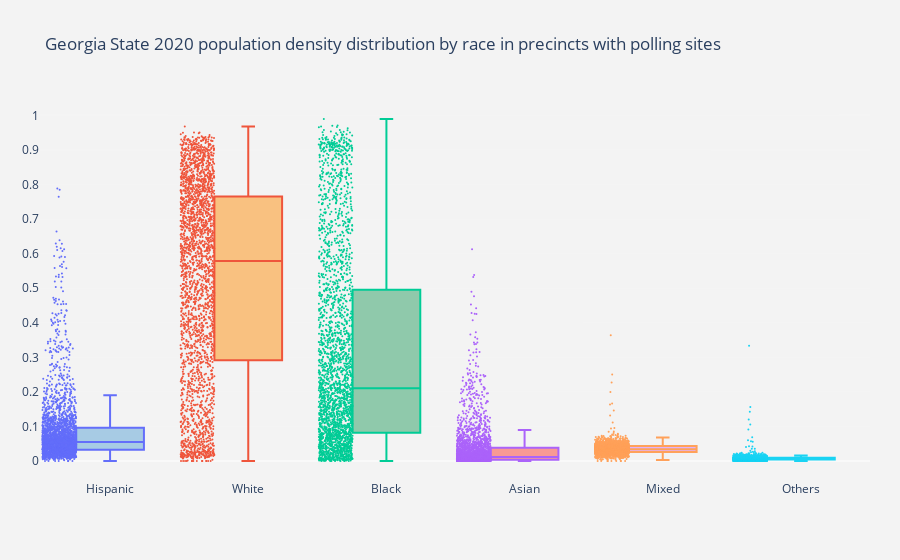

The notebook cell this image was saved under:
### Code cell
# precincts with polling sites racial density distribution
# Georgia State 2020 population density distribution by race in precincts with polling sites
# list5 is a list population density by race in precincts with polling sites
list5 = [withpolling['Population Density: Hispanic'], withpolling['Population Density: White'], withpolling['Population Density: Black'], withpolling['Population Density: Asian'], withpolling['Population Density: Mixed'], withpolling['Population Density: Others']]
distribution(list5, 'Georgia State 2020 population density distribution by race in precincts with polling sites', 'html_files/precincts_density_with_polling.html')

### Figure 1 — Plotly figure (JSON) as saved in the notebook; plotly's stock layout.template omitted (floating-point values rounded to 4 significant figures; data arrays with more than 128 entries replaced by an {"elided": "..."} marker saying what was removed)
{"data": [{"boxpoints": "all", "fillcolor": "rgba(93, 164, 214, 0.5)", "jitter": 0.5, "line": {"width": 2}, "marker": {"size": 2}, "name": "Hispanic", "text": "id", "type": "box", "whiskerwidth": 0.2, "y": {"elided": "2581 float values"}}, {"boxpoints": "all", "fillcolor": "rgba(255, 144, 14, 0.5)", "jitter": 0.5, "line": {"width": 2}, "marker": {"size": 2}, "name": "White", "text": "id", "type": "box", "whiskerwidth": 0.2, "y": {"elided": "2581 float values"}}, {"boxpoints": "all", "fillcolor": "rgba(44, 160, 101, 0.5)", "jitter": 0.5, "line": {"width": 2}, "marker": {"size": 2}, "name": "Black", "text": "id", "type": "box", "whiskerwidth": 0.2, "y": {"elided": "2581 float values"}}, {"boxpoints": "all", "fillcolor": "rgba(255, 65, 54, 0.5)", "jitter": 0.5, "line": {"width": 2}, "marker": {"size": 2}, "name": "Asian", "text": "id", "type": "box", "whiskerwidth": 0.2, "y": {"elided": "2581 float values"}}, {"boxpoints": "all", "fillcolor": "rgba(207, 114, 255, 0.5)", "jitter": 0.5, "line": {"width": 2}, "marker": {"size": 2}, "name": "Mixed", "text": "id", "type": "box", "whiskerwidth": 0.2, "y": {"elided": "2581 float values"}}, {"boxpoints": "all", "fillcolor": "rgba(127, 96, 0, 0.5)", "jitter": 0.5, "line": {"width": 2}, "marker": {"size": 2}, "name": "Others", "text": "id", "type": "box", "whiskerwidth": 0.2, "y": {"elided": "2581 float values"}}], "layout": {"margin": {"b": 80, "l": 40, "r": 30, "t": 100}, "paper_bgcolor": "rgb(243, 243, 243)", "plot_bgcolor": "rgb(243, 243, 243)", "showlegend": false, "title": {"text": "Georgia State 2020 population density distribution by race in precincts with polling sites"}, "yaxis": {"autorange": true, "dtick": 0.1, "gridcolor": "rgb(255, 255, 255)", "gridwidth": 0.1, "showgrid": true, "zeroline": true, "zerolinecolor": "rgb(255, 255, 255)", "zerolinewidth": 1}}}
